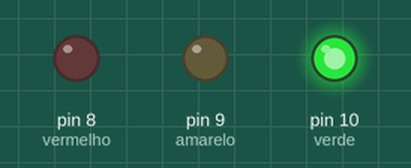
Simulated run of this sketch. Board: Arduino Uno, built with avr-gcc and run on an emulated ATmega328P. On the bench: output pins drawn as LEDs (lit = HIGH).

Above: at 1.5 s.
At 3.5 s:
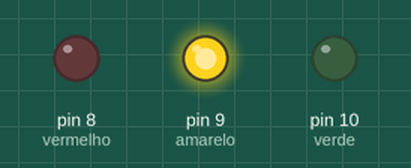
At 5.0 s:
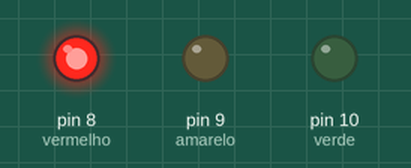
Timing chart, 0 to 7.8 s (numbered marks = the images above):
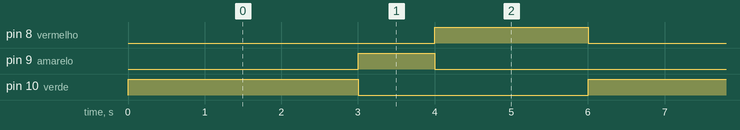

Measured:
- by itself, pin 8 (vermelho): alternates HIGH for 2.0 s and LOW for 4.0 s
- by itself, pin 9 (amarelo): alternates HIGH for 1.0 s and LOW for 5.0 s
- by itself, pin 10 (verde): alternates HIGH for 3.0 s and LOW for 3.0 s

The sketch:

semaforo.ino
```cpp
int vermelho = 8;
int verde = 10;
int amarelo = 9;

void setup() {
  // put your setup code here, to run once:
  pinMode(vermelho, OUTPUT);
  pinMode(verde, OUTPUT);
  pinMode(amarelo, OUTPUT);
}

void loop() {
  // put your main code here, to run repeatedly:
  digitalWrite(verde, HIGH);
  digitalWrite(amarelo, LOW);
  digitalWrite(vermelho, LOW);
  delay(3000);
  digitalWrite(verde, LOW);
  digitalWrite(amarelo, HIGH);
  delay(1000);
  digitalWrite(amarelo, LOW);
  digitalWrite(vermelho, HIGH);
  delay(2000);
}
```
